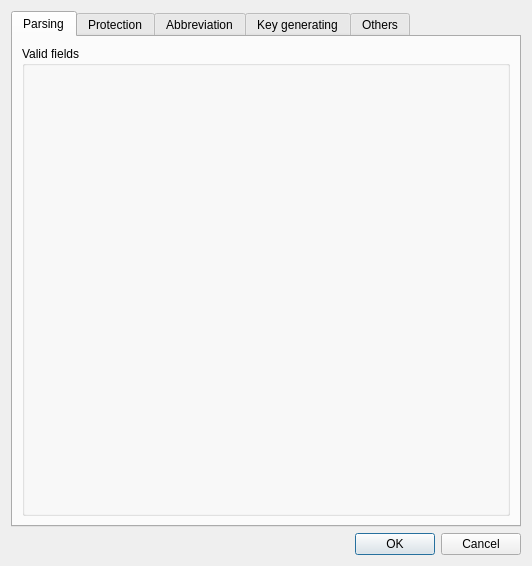
<?xml version="1.0" encoding="UTF-8"?>
<ui version="4.0">
 <class>DlgSettings</class>
 <widget class="QDialog" name="DlgSettings">
  <property name="geometry">
   <rect>
    <x>0</x>
    <y>0</y>
    <width>532</width>
    <height>566</height>
   </rect>
  </property>
  <property name="windowTitle">
   <string>Settings</string>
  </property>
  <layout class="QVBoxLayout" name="verticalLayout">
   <item>
    <widget class="QTabWidget" name="tabWidget">
     <property name="currentIndex">
      <number>0</number>
     </property>
     <widget class="QWidget" name="tabValidFields">
      <attribute name="title">
       <string>Parsing</string>
      </attribute>
      <layout class="QVBoxLayout" name="verticalLayout_3">
       <item>
        <widget class="QGroupBox" name="groupBox">
         <property name="title">
          <string>Valid fields</string>
         </property>
         <layout class="QVBoxLayout" name="verticalLayout_2">
          <property name="margin">
           <number>5</number>
          </property>
          <item>
           <widget class="BibFixer::WidgetValidFields" name="widgetValidFields" native="true"/>
          </item>
         </layout>
        </widget>
       </item>
      </layout>
     </widget>
     <widget class="QWidget" name="tabProtection">
      <attribute name="title">
       <string>Protection</string>
      </attribute>
      <layout class="QVBoxLayout" name="verticalLayout_5">
       <item>
        <widget class="QCheckBox" name="cbProtectFirstLetter">
         <property name="text">
          <string>Protect first letter only</string>
         </property>
        </widget>
       </item>
       <item>
        <spacer name="verticalSpacer_2">
         <property name="orientation">
          <enum>Qt::Vertical</enum>
         </property>
         <property name="sizeHint" stdset="0">
          <size>
           <width>20</width>
           <height>428</height>
          </size>
         </property>
        </spacer>
       </item>
      </layout>
     </widget>
     <widget class="BibFixer::WidgetAbbreviation" name="tabAbbreviationRules">
      <attribute name="title">
       <string>Abbreviation</string>
      </attribute>
     </widget>
     <widget class="BibFixer::WidgetKeyGen" name="tabKeyGen">
      <attribute name="title">
       <string>Key generating</string>
      </attribute>
     </widget>
     <widget class="QWidget" name="tabOthers">
      <attribute name="title">
       <string>Others</string>
      </attribute>
      <layout class="QVBoxLayout" name="verticalLayout_4">
       <item>
        <widget class="QPushButton" name="btFont">
         <property name="text">
          <string>Font</string>
         </property>
         <property name="autoDefault">
          <bool>false</bool>
         </property>
        </widget>
       </item>
       <item>
        <spacer name="verticalSpacer">
         <property name="orientation">
          <enum>Qt::Vertical</enum>
         </property>
         <property name="sizeHint" stdset="0">
          <size>
           <width>20</width>
           <height>40</height>
          </size>
         </property>
        </spacer>
       </item>
      </layout>
     </widget>
    </widget>
   </item>
   <item>
    <widget class="QDialogButtonBox" name="buttonBox">
     <property name="orientation">
      <enum>Qt::Horizontal</enum>
     </property>
     <property name="standardButtons">
      <set>QDialogButtonBox::Cancel|QDialogButtonBox::Ok</set>
     </property>
    </widget>
   </item>
  </layout>
 </widget>
 <customwidgets>
  <customwidget>
   <class>BibFixer::WidgetValidFields</class>
   <extends>QWidget</extends>
   <header>WidgetValidFields.h</header>
   <container>1</container>
  </customwidget>
  <customwidget>
   <class>BibFixer::WidgetAbbreviation</class>
   <extends>QWidget</extends>
   <header>WidgetAbbreviation.h</header>
   <container>1</container>
  </customwidget>
  <customwidget>
   <class>BibFixer::WidgetKeyGen</class>
   <extends>QWidget</extends>
   <header>WidgetKeyGen.h</header>
   <container>1</container>
  </customwidget>
 </customwidgets>
 <resources/>
 <connections>
  <connection>
   <sender>buttonBox</sender>
   <signal>accepted()</signal>
   <receiver>DlgSettings</receiver>
   <slot>accept()</slot>
   <hints>
    <hint type="sourcelabel">
     <x>169</x>
     <y>56</y>
    </hint>
    <hint type="destinationlabel">
     <x>157</x>
     <y>77</y>
    </hint>
   </hints>
  </connection>
  <connection>
   <sender>buttonBox</sender>
   <signal>rejected()</signal>
   <receiver>DlgSettings</receiver>
   <slot>reject()</slot>
   <hints>
    <hint type="sourcelabel">
     <x>169</x>
     <y>62</y>
    </hint>
    <hint type="destinationlabel">
     <x>175</x>
     <y>77</y>
    </hint>
   </hints>
  </connection>
 </connections>
</ui>
